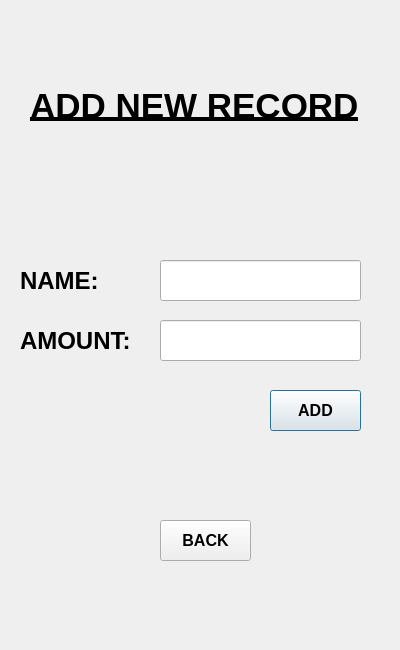
<?xml version="1.0" encoding="UTF-8"?>
<ui version="4.0">
 <class>Add_new_rec</class>
 <widget class="QDialog" name="Add_new_rec">
  <property name="geometry">
   <rect>
    <x>0</x>
    <y>0</y>
    <width>400</width>
    <height>650</height>
   </rect>
  </property>
  <property name="windowTitle">
   <string>Add New Record</string>
  </property>
  <widget class="QLabel" name="bg_img">
   <property name="geometry">
    <rect>
     <x>0</x>
     <y>0</y>
     <width>421</width>
     <height>661</height>
    </rect>
   </property>
   <property name="text">
    <string/>
   </property>
   <property name="pixmap">
    <pixmap resource="Resources.qrc">:/Resources/Resources/cash_welcome.jpg</pixmap>
   </property>
  </widget>
  <widget class="QLabel" name="add_rec_label">
   <property name="geometry">
    <rect>
     <x>30</x>
     <y>70</y>
     <width>331</width>
     <height>71</height>
    </rect>
   </property>
   <property name="font">
    <font>
     <pointsize>26</pointsize>
     <bold>true</bold>
     <underline>true</underline>
    </font>
   </property>
   <property name="text">
    <string>ADD NEW RECORD</string>
   </property>
  </widget>
  <widget class="QLabel" name="name_label">
   <property name="geometry">
    <rect>
     <x>20</x>
     <y>260</y>
     <width>91</width>
     <height>41</height>
    </rect>
   </property>
   <property name="font">
    <font>
     <pointsize>18</pointsize>
     <bold>true</bold>
    </font>
   </property>
   <property name="text">
    <string>NAME:</string>
   </property>
  </widget>
  <widget class="QLabel" name="amount_label">
   <property name="geometry">
    <rect>
     <x>20</x>
     <y>320</y>
     <width>121</width>
     <height>41</height>
    </rect>
   </property>
   <property name="font">
    <font>
     <pointsize>18</pointsize>
     <bold>true</bold>
    </font>
   </property>
   <property name="text">
    <string>AMOUNT:</string>
   </property>
  </widget>
  <widget class="QLineEdit" name="name_input">
   <property name="geometry">
    <rect>
     <x>160</x>
     <y>260</y>
     <width>201</width>
     <height>41</height>
    </rect>
   </property>
  </widget>
  <widget class="QLineEdit" name="amount_input">
   <property name="geometry">
    <rect>
     <x>160</x>
     <y>320</y>
     <width>201</width>
     <height>41</height>
    </rect>
   </property>
  </widget>
  <widget class="QPushButton" name="add_btn">
   <property name="geometry">
    <rect>
     <x>270</x>
     <y>390</y>
     <width>91</width>
     <height>41</height>
    </rect>
   </property>
   <property name="font">
    <font>
     <pointsize>12</pointsize>
     <bold>true</bold>
    </font>
   </property>
   <property name="text">
    <string>ADD</string>
   </property>
  </widget>
  <widget class="QPushButton" name="back_btn">
   <property name="geometry">
    <rect>
     <x>160</x>
     <y>520</y>
     <width>91</width>
     <height>41</height>
    </rect>
   </property>
   <property name="font">
    <font>
     <pointsize>12</pointsize>
     <bold>true</bold>
    </font>
   </property>
   <property name="text">
    <string>BACK</string>
   </property>
  </widget>
 </widget>
 <resources>
  <include location="Resources.qrc"/>
 </resources>
 <connections/>
</ui>
